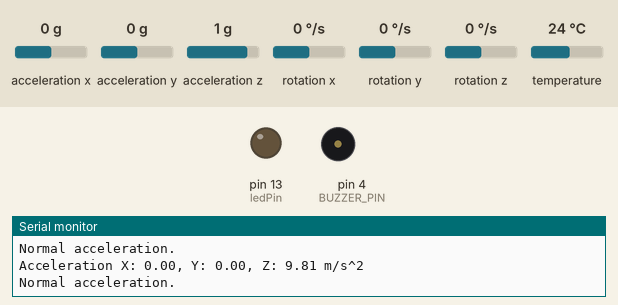
A sketch run on a simulated Arduino Leonardo, built with avr-gcc and run on an emulated ATmega32U4. Parts: output pins drawn as LEDs (lit = HIGH), buzzer (waves = sounding), the last lines printed to the serial monitor. The test bench sets the inputs (shaded band); at power-on: acceleration x 0 g, acceleration z 1 g, acceleration y 0 g, rotation x 0 °/s, rotation y 0 °/s, rotation z 0 °/s, temperature 24 °C.

Above: at 1.3 s.
1.4 s: acceleration x set to -1 g
2.9 s: acceleration x set to -1.3 g
At 3.8 s:
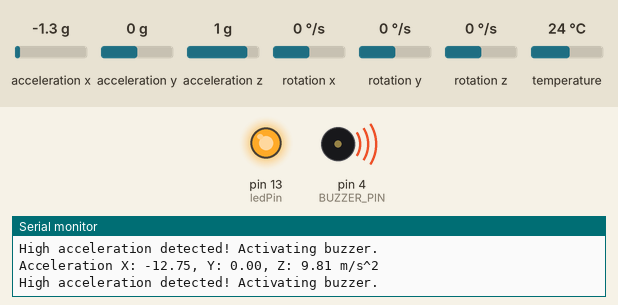
4.5 s: acceleration z set to 0.7 g
At 5.9 s:
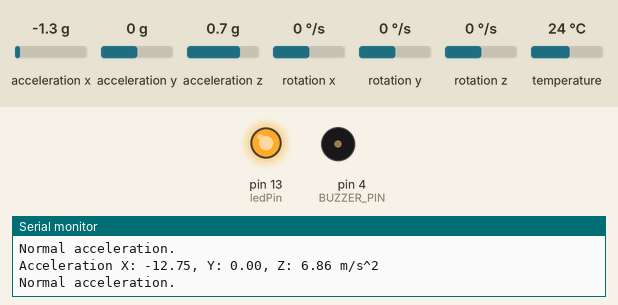
6.5 s: acceleration x set to -1.5 g
At 7.7 s:
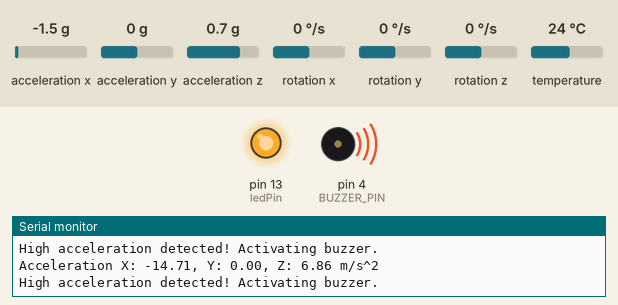
8.0 s: acceleration x set to -0.8 g
At 10.0 s:
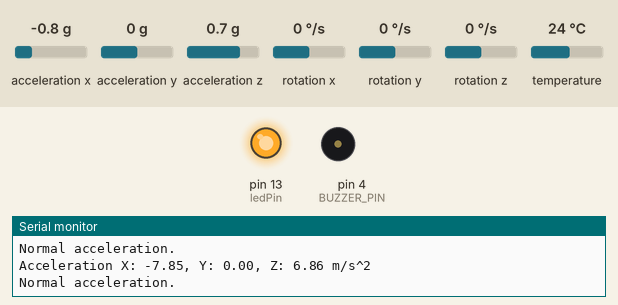
Timing chart, 0 to 11.1 s (numbered marks = the images above; inputs shaded):
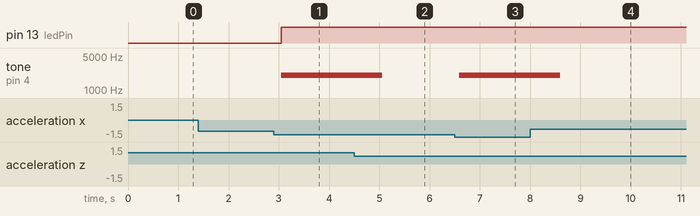

The sketch:

gyroscope_buzzer.ino
```cpp
// Basic demo for accelerometer readings from Adafruit MPU6050

#include <Adafruit_MPU6050.h>
#include <Adafruit_Sensor.h>
#include <Wire.h>

Adafruit_MPU6050 mpu;
#define BUZZER_PIN 4 // Define the buzzer pin
#define ledPin 13

void setup(void) {
  //noInterrupts(); // Disable interrupts
  Serial.begin(115200);
  while (!Serial)
    delay(10); // will pause Zero, Leonardo, etc until serial console opens

  Serial.println("Adafruit MPU6050 test!");

  // Try to initialize!
  if (!mpu.begin()) {
    Serial.println("Failed to find MPU6050 chip");
    while (1) {
      delay(10);
    }
  }
  Serial.println("MPU6050 Found!");

  mpu.setAccelerometerRange(MPU6050_RANGE_8_G);

  // Set buzzer pin as output
  pinMode(BUZZER_PIN, OUTPUT);
  pinMode(ledPin, OUTPUT);

  //interrupts(); // Re-enable interrupts
}

void loop() {

  /* Get new sensor events with the readings */
  sensors_event_t a, g, temp;
  mpu.getEvent(&a, &g, &temp);

  /* Print out the values */
  Serial.print("Acceleration X: ");
  Serial.print(a.acceleration.x);
  Serial.print(", Y: ");
  Serial.print(a.acceleration.y);
  Serial.print(", Z: ");
  Serial.print(a.acceleration.z);
  Serial.println(" m/s^2");

  // Calculate acceleration magnitude
  float acceleration = sqrt(a.acceleration.x * a.acceleration.x +
                            a.acceleration.y * a.acceleration.y +
                            a.acceleration.z * a.acceleration.z);

  // Check if acceleration exceeds 15 m/s^2
  if (acceleration > 15.0) {
    // If yes, activate the buzzer
    tone(BUZZER_PIN, 2000, 1000);
    digitalWrite(ledPin, HIGH);
    Serial.println("High acceleration detected! Activating buzzer.");
  } else {
    // Otherwise, turn off the buzzer
    //noTone(BUZZER_PIN);
    Serial.println("Normal acceleration.");
  }

  Serial.println("");
  delay(500);
}
```

Measured:
- the behaviour switches between -1.1 and -1.2 g on acceleration x (found by bisection; images 0 and 1)
- the behaviour switches between 0.9 and 0.8 g on acceleration z (found by bisection; images 1 and 2)
- the behaviour switches between -1.3 and -1.4 g on acceleration x (found by bisection; images 2 and 3)
- after the input at 2.9 s, pin 13 (ledPin): LOW → HIGH after 0.15 s; tone on pin 4 (BUZZER_PIN): silent → 2000 Hz after 0.15 s
- after the input at 4.5 s, tone on pin 4 (BUZZER_PIN): 2000 Hz → silent after 0.56 s
- after the input at 6.5 s, tone on pin 4 (BUZZER_PIN): silent → 2000 Hz after 0.09 s
- after the input at 8.0 s, tone on pin 4 (BUZZER_PIN): 2000 Hz → silent after 0.60 s
